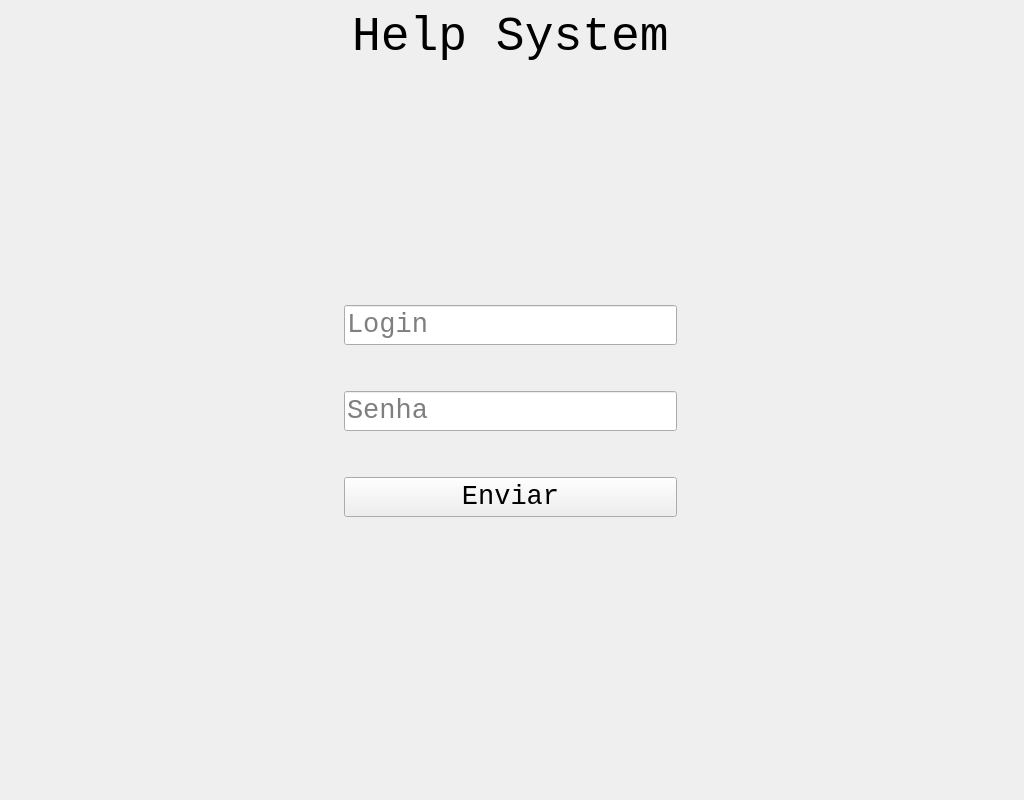
<?xml version="1.0" encoding="UTF-8"?>
<ui version="4.0">
 <class>MainWindow</class>
 <widget class="QMainWindow" name="MainWindow">
  <property name="geometry">
   <rect>
    <x>0</x>
    <y>0</y>
    <width>1024</width>
    <height>800</height>
   </rect>
  </property>
  <property name="font">
   <font>
    <family>Consolas</family>
    <pointsize>20</pointsize>
   </font>
  </property>
  <property name="windowTitle">
   <string>MainWindow</string>
  </property>
  <widget class="QWidget" name="centralwidget">
   <widget class="QWidget" name="verticalLayoutWidget">
    <property name="geometry">
     <rect>
      <x>10</x>
      <y>10</y>
      <width>1001</width>
      <height>781</height>
     </rect>
    </property>
    <layout class="QVBoxLayout" name="verticalLayout">
     <item>
      <layout class="QHBoxLayout" name="horizontalLayout_2">
       <item>
        <spacer name="horizontalSpacer_2">
         <property name="orientation">
          <enum>Qt::Horizontal</enum>
         </property>
         <property name="sizeHint" stdset="0">
          <size>
           <width>40</width>
           <height>20</height>
          </size>
         </property>
        </spacer>
       </item>
       <item>
        <widget class="QLabel" name="label_help_system">
         <property name="font">
          <font>
           <family>Consolas</family>
           <pointsize>36</pointsize>
          </font>
         </property>
         <property name="text">
          <string>Help System</string>
         </property>
        </widget>
       </item>
       <item>
        <spacer name="horizontalSpacer_3">
         <property name="orientation">
          <enum>Qt::Horizontal</enum>
         </property>
         <property name="sizeHint" stdset="0">
          <size>
           <width>40</width>
           <height>20</height>
          </size>
         </property>
        </spacer>
       </item>
      </layout>
     </item>
     <item>
      <spacer name="verticalSpacer">
       <property name="orientation">
        <enum>Qt::Vertical</enum>
       </property>
       <property name="sizeHint" stdset="0">
        <size>
         <width>20</width>
         <height>40</height>
        </size>
       </property>
      </spacer>
     </item>
     <item>
      <layout class="QHBoxLayout" name="horizontalLayout">
       <item>
        <spacer name="horizontalSpacer">
         <property name="orientation">
          <enum>Qt::Horizontal</enum>
         </property>
         <property name="sizeHint" stdset="0">
          <size>
           <width>40</width>
           <height>20</height>
          </size>
         </property>
        </spacer>
       </item>
       <item>
        <layout class="QVBoxLayout" name="verticalLayout_2">
         <item>
          <widget class="QLineEdit" name="lineEdit_4">
           <property name="sizeIncrement">
            <size>
             <width>0</width>
             <height>0</height>
            </size>
           </property>
           <property name="font">
            <font>
             <pointsize>20</pointsize>
            </font>
           </property>
           <property name="placeholderText">
            <string>Login</string>
           </property>
          </widget>
         </item>
         <item>
          <spacer name="verticalSpacer_2">
           <property name="orientation">
            <enum>Qt::Vertical</enum>
           </property>
           <property name="sizeHint" stdset="0">
            <size>
             <width>20</width>
             <height>40</height>
            </size>
           </property>
          </spacer>
         </item>
         <item>
          <widget class="QLineEdit" name="lineEdit_3">
           <property name="font">
            <font>
             <pointsize>20</pointsize>
            </font>
           </property>
           <property name="placeholderText">
            <string>Senha</string>
           </property>
          </widget>
         </item>
         <item>
          <spacer name="verticalSpacer_3">
           <property name="orientation">
            <enum>Qt::Vertical</enum>
           </property>
           <property name="sizeHint" stdset="0">
            <size>
             <width>20</width>
             <height>40</height>
            </size>
           </property>
          </spacer>
         </item>
         <item>
          <widget class="QPushButton" name="pushButton_2">
           <property name="font">
            <font>
             <pointsize>20</pointsize>
             <weight>50</weight>
             <bold>false</bold>
            </font>
           </property>
           <property name="text">
            <string>Enviar</string>
           </property>
          </widget>
         </item>
         <item>
          <spacer name="verticalSpacer_4">
           <property name="orientation">
            <enum>Qt::Vertical</enum>
           </property>
           <property name="sizeHint" stdset="0">
            <size>
             <width>20</width>
             <height>40</height>
            </size>
           </property>
          </spacer>
         </item>
        </layout>
       </item>
       <item>
        <spacer name="horizontalSpacer_4">
         <property name="orientation">
          <enum>Qt::Horizontal</enum>
         </property>
         <property name="sizeHint" stdset="0">
          <size>
           <width>40</width>
           <height>20</height>
          </size>
         </property>
        </spacer>
       </item>
      </layout>
     </item>
     <item>
      <spacer name="verticalSpacer_5">
       <property name="orientation">
        <enum>Qt::Vertical</enum>
       </property>
       <property name="sizeHint" stdset="0">
        <size>
         <width>20</width>
         <height>40</height>
        </size>
       </property>
      </spacer>
     </item>
    </layout>
   </widget>
  </widget>
 </widget>
 <resources/>
 <connections/>
</ui>
